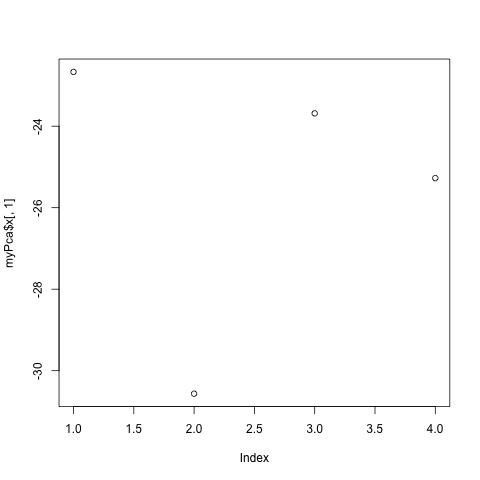
#> input picture 7th-sem/barchart_stacked.png, 480 x 480 px
$ python slic1.py --image barchart_stacked.png
#> lines starting #> are read from the running program, lines starting #| are printed output that depends on the picture; after the words box and inside, x2 and y2 are one past the last pixel; in counts of white or black regions, pixels touching at a corner belong together
# USAGE
# python superpixel_segments.py --image nedry.png

# import the necessary packages
from skimage.segmentation import slic
from skimage.measure import regionprops
from skimage.segmentation import mark_boundaries
from skimage.util import img_as_float
from skimage.io import imsave
import matplotlib.pyplot as plt
import numpy as np
import argparse
import cv2
import math


def addOne(segment):
	for i in range(len(segment)):
		for j in range(len(segment[i])):
			segment[i][j] += 1
	return segment


windowSize = 10

# construct the argument parser and parse the arguments
ap = argparse.ArgumentParser()
ap.add_argument("-i", "--image", required = True, help = "Path to the image")
args = vars(ap.parse_args())

# load the image and apply SLIC and extract (approximately)
# the supplied number of segments
image = cv2.imread(args["image"])
#> image is the input picture: shape (480, 480, 3); min 0, max 255, mean 252.7
segments = slic(img_as_float(image), n_segments = 4, sigma = 5,convert2lab=True)
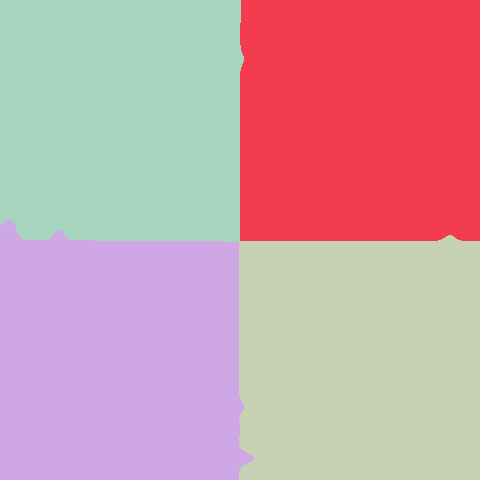
#> segments: shape (480, 480) int64; 4 distinct labels, from 1 to 4; one colour per label, 0 black
size = image.shape
#> size = (480, 480, 3)
print(size)
#| (480, 480, 3)
# show the output of SLIC
fig = plt.figure("Superpixels")
ax = fig.add_subplot(1, 1, 1)
ax.imshow(mark_boundaries(img_as_float(cv2.cvtColor(image, cv2.COLOR_BGR2RGB)), segments))
plt.axis("off")
plt.show()
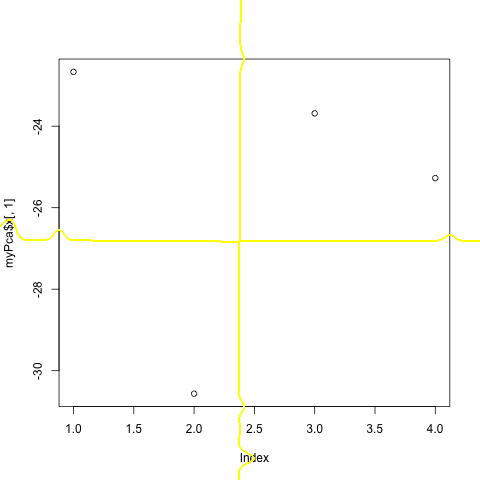
#> shown: shape (480, 480, 3) float64; mean R, G, B 0.991, 0.991, 0.982


csegments = addOne(segments)
#> after the loop in addOne, `for i in range(len(segment)):`: segment: shape (480, 480) int64; 4 distinct labels, from 2 to 5
print(csegments)
#> (printed output is left out)
props = regionprops(csegments)
#> props = 4 regions; box (x1, y1, x2, y2) and area: (0, 220, 254, 480) 57883, (240, 0, 480, 241) 57684, (239, 235, 480, 480) 57420, (0, 0, 244, 242) 57413
np.savetxt('textWord.txt',csegments,fmt='%d')
y = np.loadtxt('textWord.txt',dtype=np.object)

print("\n-------",y)

for i in range(len(y)):
	for j in range(len(y[i])):
		print(y[i][j][0])


# [36 lines of commented-out code are left out]
